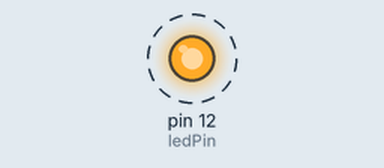
Simulated run of this sketch. Board: Arduino Uno, built with avr-gcc and run on an emulated ATmega328P. On the bench: output pins drawn as LEDs (lit = HIGH). Dashed ring = blinking.

Above: at 0.3 s.
Timing chart, 0 to 3.0 s (numbered marks = the images above):
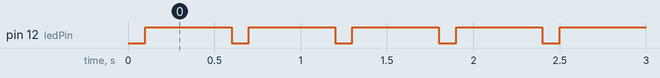

The sketch:

blink.ino
```cpp
//initalize variable and set location
int ledPin = 12;
int i;

//setup - telling the board what the pin location will be used for
void setup()
{
  pinMode(ledPin, OUTPUT);
}

//turn off base program - LED on pin 13 on...HIGH = on, Low = off
void loop()
{
  for (i=0; i<5; i++){
  digitalWrite(ledPin, LOW);
  delay(100);
  digitalWrite(ledPin,HIGH);
  delay(500);
  }

}
```

Measured:
- by itself, pin 12 (ledPin): alternates HIGH for 0.50 s and LOW for 0.10 s
